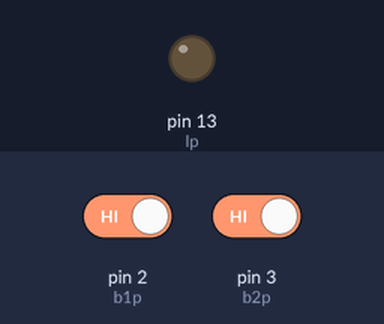
The sketch below on a simulated Arduino Uno, built with avr-gcc and run on an emulated ATmega328P. Shown: output pins drawn as LEDs (lit = HIGH). The inputs (shaded band) are chosen by the test bench; at power-on: pin 2 (b1p) HIGH, pin 3 (b2p) HIGH.

Above: at 1.2 s.
1.3 s: pin 2 (b1p) driven LOW
At 1.8 s:
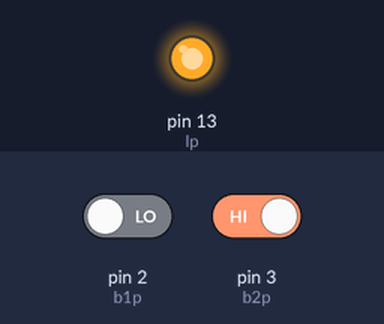
2.8 s: pin 2 (b1p) driven HIGH
At 4.0 s:
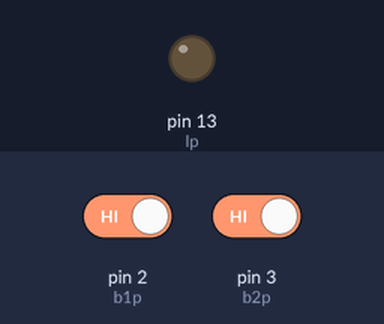
4.3 s: pin 3 (b2p) driven LOW
At 5.2 s:
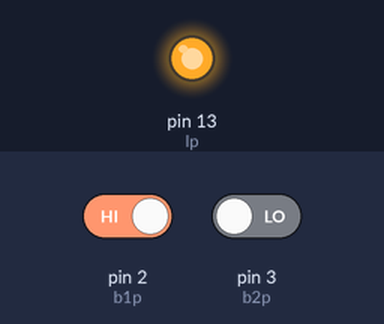
Timing chart, 0 to 7.3 s (numbered marks = the images above; inputs shaded):
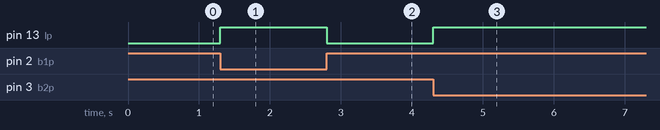

Measured:
- after the input at 1.3 s, pin 13 (lp): LOW → HIGH at once
- after the input at 2.8 s, pin 13 (lp): HIGH → LOW at once
- after the input at 4.3 s, pin 13 (lp): LOW → HIGH at once

The sketch:

c05.ino
```cpp
//Push buttons

const int b1p = 2;
const int b2p = 3;
const int lp = 13;

void setup() {
  pinMode(b1p, INPUT);
  pinMode(b2p, INPUT);
  pinMode(lp, OUTPUT);
}

void loop() {
  int b1state, b2state;

  b1state = digitalRead(b1p);
  b2state = digitalRead(b2p);

  if (((b1state == LOW) || (b2state == LOW))  // if we're pushing button 1 OR button 2
  && !                                               // AND we're NOT
  ((b1state == LOW) && (b2state == LOW))) // pushing button 1 AND button 2
    // then...
  {
    digitalWrite(lp, HIGH);  // turn the LED on
  }
  else
  {
    digitalWrite(lp, LOW);  // turn the LED off
  }
}
```
